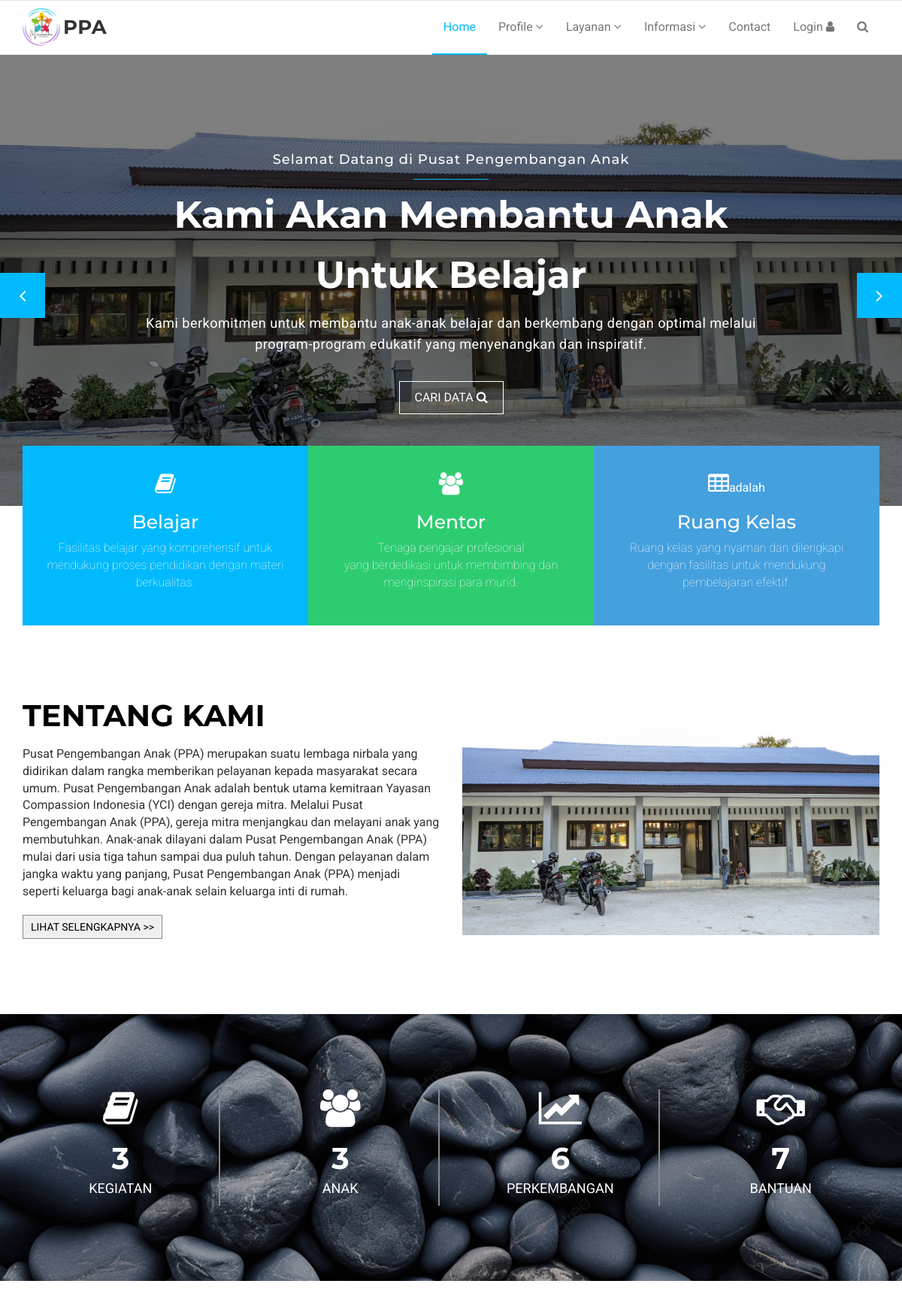
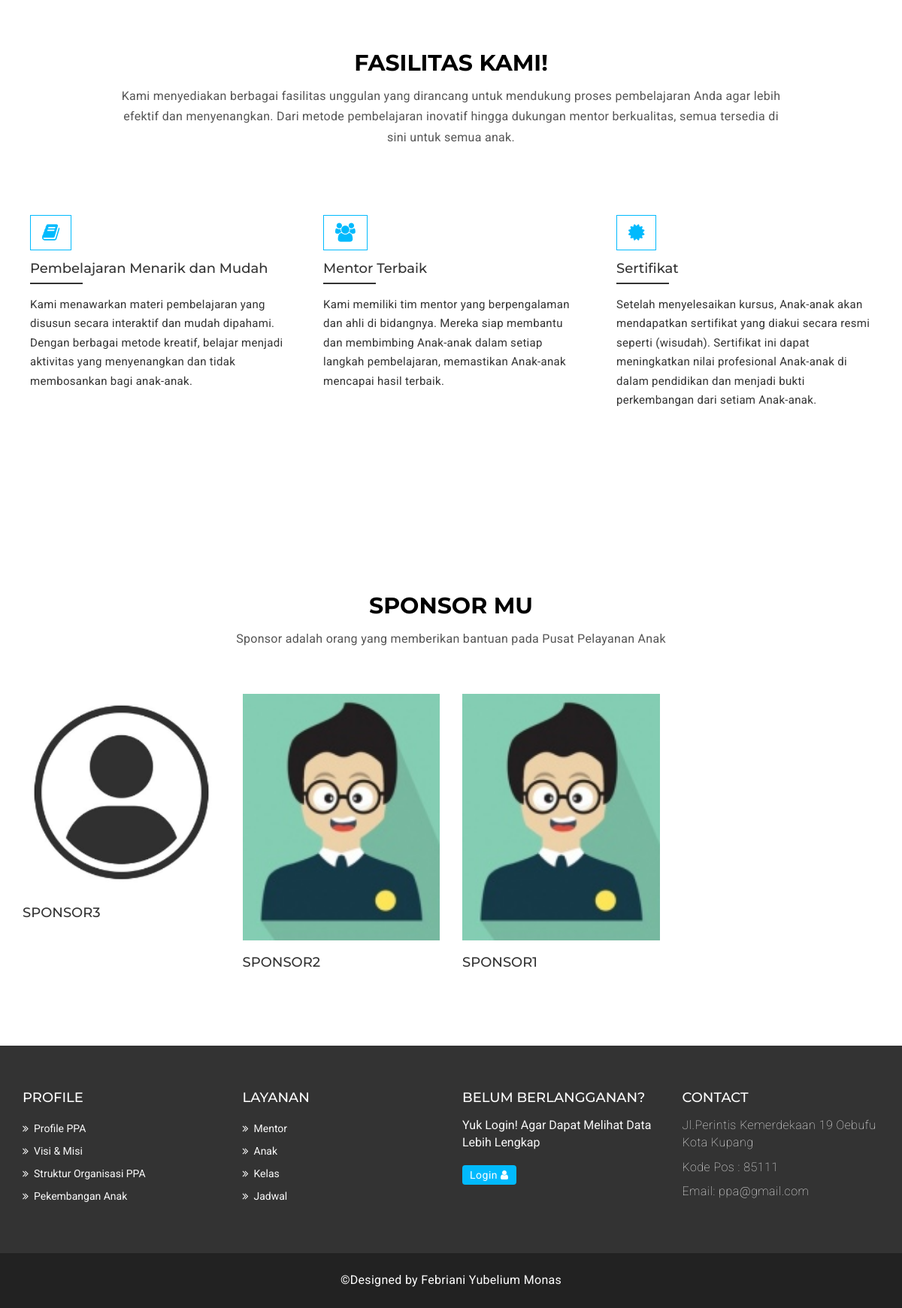
The page / on the database its author committed (2 pictures, top to bottom).
### tables this page shows
CREATE TABLE `sponsor` (
  `id_sponsor` int(25) NOT NULL,
  `nama` varchar(200) NOT NULL,
  `username` varchar(150) NOT NULL,
  `password` varchar(150) NOT NULL,
  `jk` varchar(150) NOT NULL,
  `usia` varchar(150) NOT NULL,
  `asal_negara` varchar(200) NOT NULL,
  `fp` text NOT NULL
);

### index.php (the view, shortened to what the rows shown need)
<!DOCTYPE html>
<html lang="en">
<head>
    <link href="assets/css/font-awesome.css" rel="stylesheet" />
    <link href="assets/css/bootstrap.css" rel="stylesheet" />
    <link rel="stylesheet" type="text/css" href="assets/css/slick.css" />
    <link rel="stylesheet" href="assets/css/jquery.fancybox.css" type="text/css" media="screen" />
    <link id="switcher" href="assets/css/theme-color/default-theme.css" rel="stylesheet" />
    <link href="assets/css/style.css" rel="stylesheet" />
    <link rel="stylesheet" href="https://cdnjs.cloudflare.com/ajax/libs/font-awesome/5.15.4/css/all.min.css" />
    <link rel="stylesheet" href="https://cdnjs.cloudflare.com/ajax/libs/font-awesome/4.7.0/css/font-awesome.min.css" />
</head>
<body>
    <section id="mu-slider">
        <div class="mu-slider-single">
            <div class="mu-slider-content">
                <h2>Kami Akan Membantu Anak Untuk Belajar</h2>
            </div>
        </div>
    </section>
    <section id="mu-about-us">
        <div class="container" id="about_us">
            <div class="row">
                <div class="col-md-12">
                    <div class="mu-about-us-area">
                        <div class="row">
                            <div class="col-lg-6 col-md-6">
                                <div class="mu-about-us-left">
                                    <div class="mu-title">
                                        <h2>Tentang Kami</h2>
                                    </div>
                                </div>
                            </div>
                        </div>
                    </div>
                </div>
            </div>
        </div>
    </section>
    <section id="mu-features">
        <div class="container">
            <div class="row">
                <div class="col-lg-12 col-md-12">
                    <div class="mu-features-area">
                        <div class="mu-title">
                            <h2>Fasilitas Kami!</h2>
                        </div>
                    </div>
                </div>
            </div>
        </div>
    </section>
    <section id="mu-our-teacher">
        <div class="container">
            <div class="row">
                <div class="col-md-12">
                    <div class="mu-our-teacher-area">
                        <div class="mu-title">
                            <h2>Sponsor Mu</h2>
                        </div>
                        <div class="mu-our-teacher-content">
                            <div class="row">
                                <?php
                                include 'koneksi.php';
                                $query = "SELECT nama, fp FROM sponsor";
                                $result = mysqli_query($koneksi, $query);
                                while ($row = mysqli_fetch_assoc($result)) {
                                ?>
                                <div class="col-lg-3 col-md-3 col-sm-6">
                                    <div class="mu-our-teacher-single">
                                        <figure class="mu-our-teacher-img">
                                            <?php if (!empty($row['fp'])) : ?>
                                            <img class="avatar" src="pengguna/sponsor/data_fp/<?php echo $row['fp']; ?>"
                                                alt="...">
                                            <?php else : ?>
                                            <img class="avatar" src="assets/img/anime3.png" alt="Profile Photo">
                                            <?php endif; ?>
                                        </figure>
                                        <div class="mu-ourteacher-single-content">
                                            <h4><?php echo $row['nama']; ?></h4>
                                        </div>
                                    </div>
                                </div>
                                <?php
                                }
                                ?>
                            </div>
                        </div>
                    </div>
                </div>
            </div>
        </div>
    </section>
</body>
</html>

### rows shown on the page
sponsor: fp (picture), nama "SPONSOR3"
sponsor: nama "SPONSOR2"
sponsor: nama "SPONSOR1"

### other values the page prints
$total_data_kegiatan "3"
$total_data_anak "3"
$total_data_perkembangan "6"
$total_data_bantuan "7"
